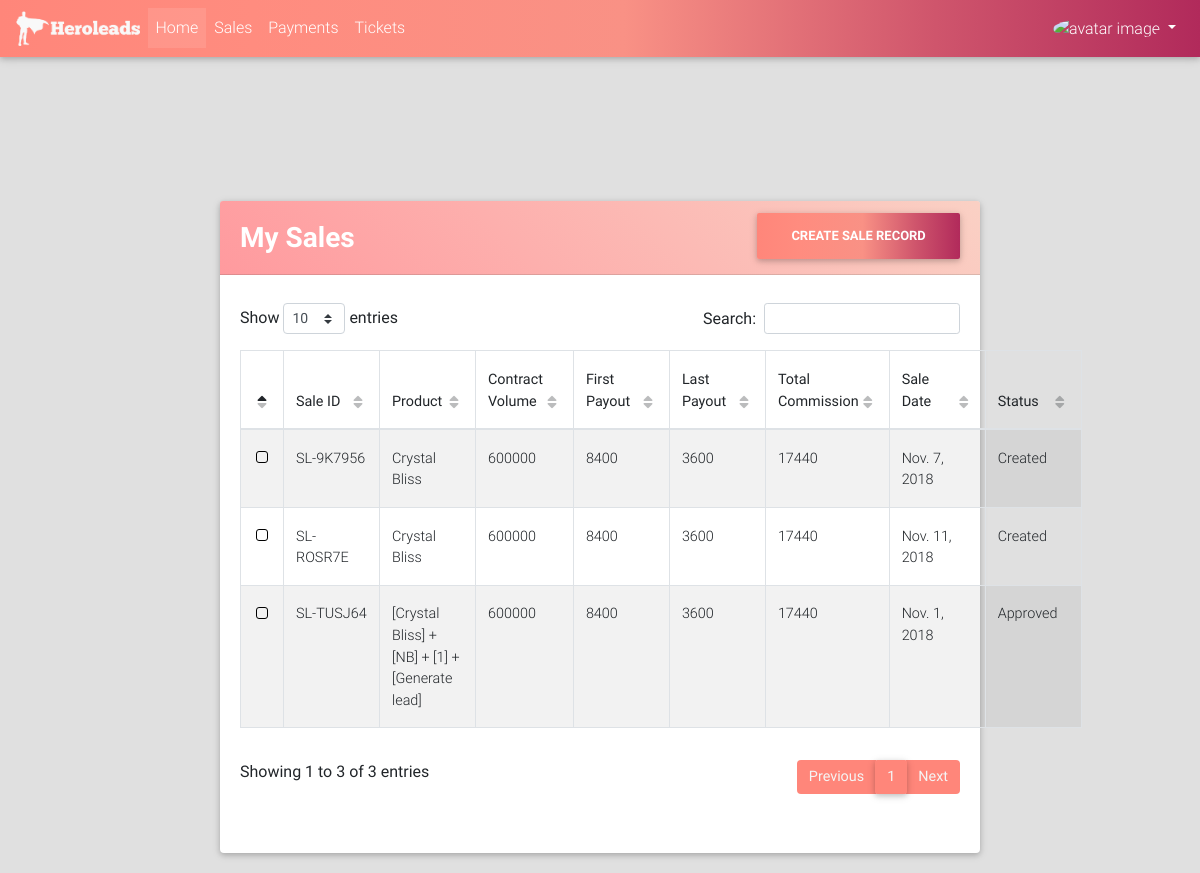
Page /sales/list/ (signed in) on the committed database.
### sales/models.py (models this page shows, shortened)
class Sale(models.Model):
    SALE_STATUS_CHOICES = (("CR", "Created"), ("PR", "Process"), ("AP", "Approved"), ("CP", "Completed"), ("DC", "Declined"))
    agent = models.ForeignKey(User, on_delete=models.CASCADE)
    campaign_name = models.CharField(max_length=128)
    sale_date = models.DateField()
    setup_fee = models.PositiveIntegerField()
    contract_volume = models.PositiveIntegerField()
    monthly_budget = models.PositiveIntegerField()
    duration = models.ForeignKey(Duration, on_delete=models.PROTECT)
    management_fee = models.PositiveIntegerField()
    car_dealer_amount = models.PositiveIntegerField()
    payment_terms = models.PositiveIntegerField()
    agent_comment = models.TextField(verbose_name="Comment", blank=True)
    first_commission_paid = models.BooleanField(default=False)
    last_commission_paid = models.BooleanField(default=False)
    first_commission_pay_on = models.DateField(blank=True, null=True)
    last_commission_pay_on = models.DateField(blank=True, null=True)
    finance_comment = models.TextField(blank=True)
    commission_applicable = models.FloatField(blank=True, null=True)
    payment_term_intz = models.PositiveIntegerField(blank=True, null=True)
    car_dealer_bonus = models.PositiveIntegerField(blank=True, null=True)
    multiplier_applicable = models.FloatField(blank=True, null=True)
    setup_fee_payout = models.PositiveIntegerField(blank=True, null=True)
    first_payout = models.PositiveIntegerField(blank=True, null=True)
    last_payout = models.PositiveIntegerField(blank=True, null=True)
    bonus_payout = models.PositiveIntegerField(blank=True, null=True)
    total_payout = models.PositiveIntegerField(blank=True, null=True)
    sale_id = models.CharField(max_length=32, default=sale_id_generator)
    status = models.CharField(max_length=2, choices=SALE_STATUS_CHOICES, default="CR")
    created_on = models.DateTimeField(auto_now_add=True)
    @property
    def get_absolute_url(self):
        return reverse_lazy("sales:detail", kwargs={"id": self.id})

### sales/views.py (the view)
class SaleListView(LoginRequiredMixin, ListView):
    model = Sale
    context_object_name = "sales"
    template_name = "sales/list.html"
    def get_queryset(self):
        qs = super().get_queryset()
        return qs.filter(agent=self.request.user)

### portal/templates/sales/list.html (shortened to what this page needs)
{% extends "portal/base.html" %}
{% load crispy_forms_tags %}
{% load static %}
{% block custom_links %}
    <link href="{% static "css/addons/datatables.min.css" %}" rel="stylesheet">
    <link href="{% static "css/addons/datatables-select.min.css" %}" rel="stylesheet">
{% endblock %}
{% block content %}
    <br><br><br><br><br>
    <div class="col-lg-8" style="margin: auto;padding: 20px">
        <div class="card">
            <div class="card-header warm-flame-gradient clearfix">
                <div class="page_heading float-left">
                    <h3 class="font-weight-bold white-text mt-2">My Sales</h3>
                </div>
                <div class="create_sale_btn float-right">
                    <a href="{% url "sales:add" %}"><button class="btn young-passion-gradient text-white font-weight-bold m-0">Create Sale Record</button></a>
                </div>
            </div>
        <div class="card-body">
            <table id="dt-basic-checkbox" class="table table-striped table-bordered" cellspacing="0" width="100%">
          <thead>
            <tr>
              <th style="width: 50px"></th>
              <th class="th-sm">Sale ID</th>
              <th class="th-sm">Product</th>
              <th class="th-sm">Contract Volume</th>
              <th class="th-sm">First Payout</th>
              <th class="th-sm">Last Payout</th>
              <th class="th-sm">Total Commission</th>
              <th class="th-sm">Sale Date</th>
              <th class="th-sm">Status</th>
            </tr>
          </thead>
          <tbody>
            {% for sale in sales %}
                <tr>
                    <td></td>
                    <td><a href="{{ sale.get_absolute_url }}">{{ sale.sale_id }}</a></td>
                    <td>{{ sale.campaign_name }}</td>
                    <td>{{ sale.contract_volume }}</td>
                    <td>{{ sale.first_payout }}</td>
                    <td>{{ sale.last_payout }}</td>
                    <td>{{ sale.total_payout }}</td>
                    <td>{{ sale.sale_date }}</td>
                    <td>{{ sale.get_status_display }}</td>
                </tr>
            {% endfor %}
          </tbody>
        </table>
        </div>
        </div>
    </div>
{% endblock %}

### portal/static/css/style.css (style rules this page uses)
.table-striped > tbody > tr:nth-child(2n+1) > td, .table-striped > tbody > tr:nth-child(2n+1) > th { background-color: #7abaffl; }

### rows in the picture
Sale: sale_id "SL-9K7956", campaign_name "Crystal Bliss", contract_volume "600000", first_payout "8400", last_payout "3600", total_payout "17440", sale_date "Nov. 7, 2018", status "Created"
Sale: sale_id "SL-ROSR7E", campaign_name "Crystal Bliss", contract_volume "600000", first_payout "8400", last_payout "3600", total_payout "17440", sale_date "Nov. 11, 2018", status "Created"
Sale: sale_id "SL-TUSJ64", campaign_name "[Crystal Bliss] + [NB] + [1] + [Generate lead]", contract_volume "600000", first_payout "8400", last_payout "3600", total_payout "17440", sale_date "Nov. 1, 2018", status "Approved"
